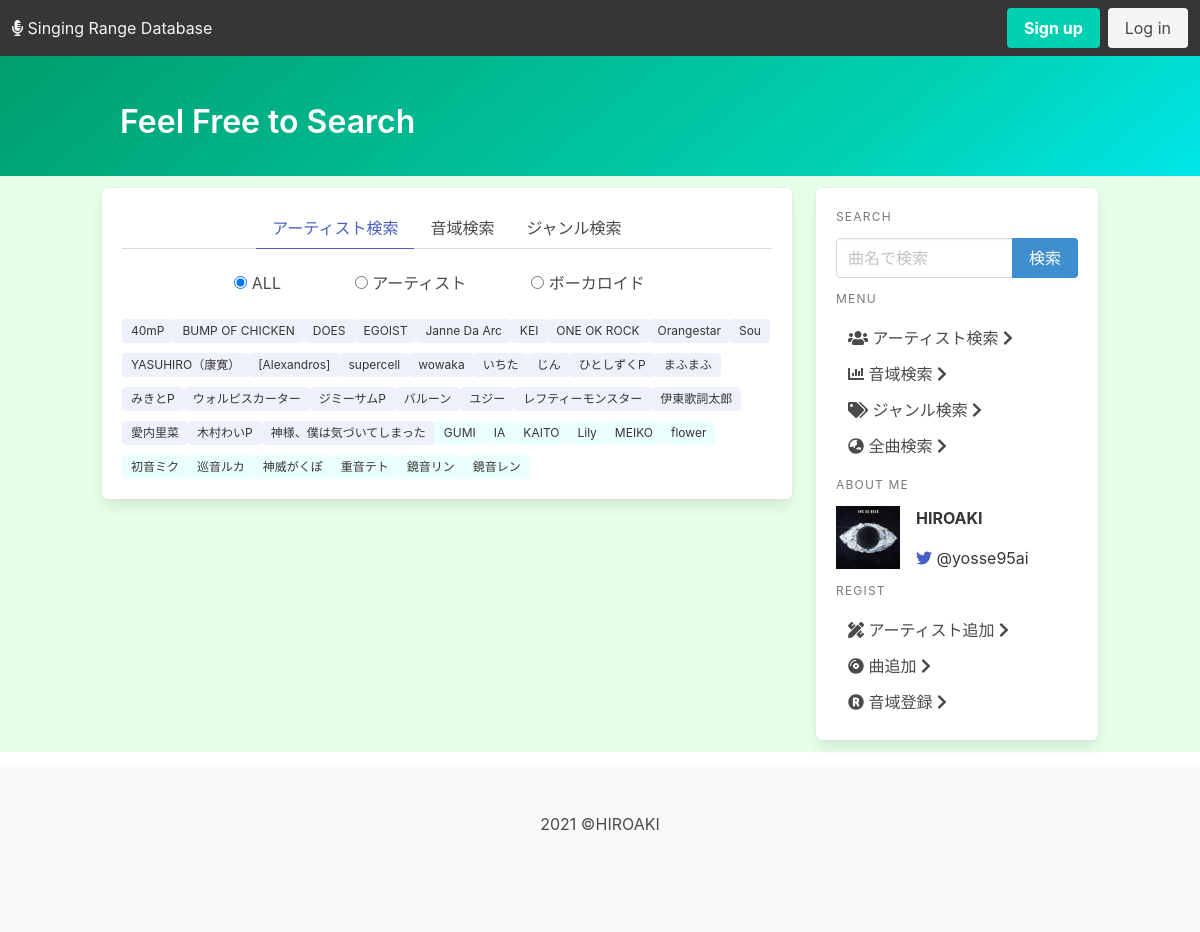
/ranges/search/, run on an earlier commit of the app's database.
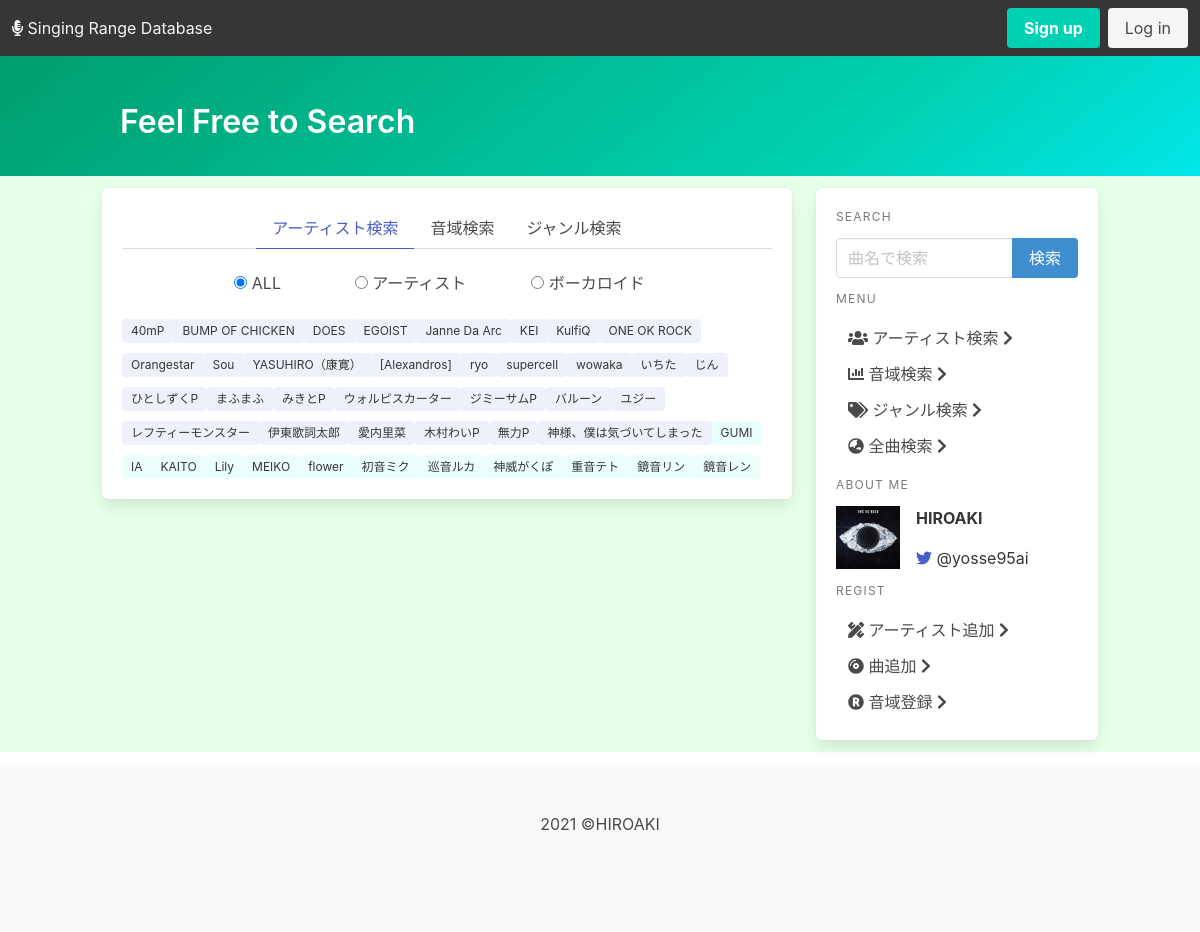
And on a later commit of the database.
### ranges/models.py (models this page shows)
class Artist(models.Model):
    artist_id = models.CharField(max_length=10, primary_key=True)
    artist_name = models.CharField("Artist's name", max_length=50)
    affiliation = models.ManyToManyField(
        "self",related_name="affiliation", blank=True)
    def __str__(self):
        return self.artist_name
    class Meta:
        ordering = ('artist_name', )

### ranges/views.py (the view)
# urls.py: path('search/', views.search, name='search'),
def search(request):
    notes_list = Note.objects.all()
    genres_list = Genre.objects.all()
    artists_list = Artist.objects.all()
    artist_list = list()
    for artist in artists_list:
        if Range.objects.filter(artist=artist):
            artist_list.append(artist)
    vocaloid = Artist.objects.filter(pk__startswith='V-')
    note_list = list()
    for note in notes_list:
        if Range.objects.filter(
        Q(highest_note=note.pk) | Q(lowest_note=note.pk) | Q(fake_note=note.pk)):
            note_list.append(nb.noteToNumber(note.pk))
    ordered_note = list()
    for note_n in sorted(note_list):
        pk = nb.numberToNote(note_n)
        ordered_note.append(notes_list.get(note_id=pk))
    genre_list = list()
    for genre in genres_list:
        if Range.objects.filter(genre=genre.pk):
            genre_list.append(genre)
    content = {
        'notes_list': ordered_note,
        'genre_list': genre_list,
        'artist_list': artist_list,
        'vcs': vocaloid,
    }
    return render(request, 'ranges/search.html', content)

### ranges/models.py (called while the page is built)
    def __str__(self):
        return self.note_name

    def __str__(self):
        return self.genre_name

### ranges/templatetags/noteBar.py (called while the page is built)
def noteToNumber(note_id):
    keys = {'C': 3, 'CS': 4, 'D': 5, 'DS': 6,
            'E': 7, 'F': 8, 'FS': 9, 'G': 10,
            'GS': 11, 'A': 0, 'AS': 1, 'B': 2}
    prefs = {'H': 1, 'M': 0, 'L': -1}
    p = prefs[note_id[:1]]
    n = int(note_id[1:2])
    key = keys[note_id[2:]]
    if p == prefs['H']:
        return 12 * (p + n) + key
    elif p == prefs['M']:
        return 12 * (n - 1) + key
    elif p == prefs['L']:
        return 12 * p * n + key

def numberToNote(number):
    keys = {0: 'A', 1: 'AS', 2: 'B', 3: 'C',
            4: 'CS', 5: 'D', 6: 'DS', 7: 'E',
            8: 'F', 9: 'FS', 10: 'G', 11: 'GS', }
    prefs = {1: 'H', 0: 'M', -1: 'L'}
    pref = int(number / 12)
    key = number % 12
    if number < 0:
        p = prefs[-1]
        pref = int((number+1) / 12)
        n = -1 * pref + 1
    elif pref < 2:
        p = prefs[0]
        n = pref + 1
    else:
        p = prefs[1]
        n = pref - 1
    return p + str(n) + keys[key]

### ranges/templates/ranges/search.html (shortened to what this page needs)
{% extends './base.html' %}
{% load note_control %}
{% block page_name %}Feel Free to Search{% endblock page_name %}
{% block content %}
<div class="box">
    <div class="tabs is-centered">
        <ul class="tab-group">
            <li class="tab is-active" name="artist"><a>アーティスト検索</a></li>
            <li class="tab" name="note"><a>音域検索</a></li>
            <li class="tab" name="genre"><a>ジャンル検索</a></li>
        </ul>
    </div>
    <div class="panel-content is-show">
        <form class="block">
            <div class="search-box control columns is-mobile">
                <label class="radio column is-2 is-offset-2">
                    <input type="radio" name="kind" value="" checked>
                    ALL
                </label>
                <label class="radio column is-3">
                    <input type="radio" name="kind" value="ar">
                    アーティスト
                </label>
                <label class="radio column is-3">
                    <input type="radio" name="kind" value="vc">
                    ボーカロイド
                </label>
            </div>
        </form>
        <div class="tags block">
            {% for artist in artist_list %}
            <div class="list_item" data-kind="ar">
                <span class="tag is-link is-light">
                    <a href="{% url 'ranges:detail_artist' artist.pk %}" class="has-text-dark">{{artist}}</a>
                </span>
            </div>
            {% endfor %}
            {% for vc in vcs %}
            <div class="list_item" data-kind="vc">
                <span class=" tag is-primary is-light">
                    <a href="{% url 'ranges:detail_artist' vc.pk %}" class="has-text-dark">{{vc}}</a>
                </span>
            </div>
            {% endfor %}
        </div>
    </div>
</div>
{% endblock content %}

What changed in the data, as far as the page shows it:
added Artist: artist_name "KulfiQ", shown under "Feel Free to Search"
now on this page (row unchanged): Artist: artist_name "ryo", shown under "Feel Free to Search"
added Artist: artist_name "無力P", shown under "Feel Free to Search"
